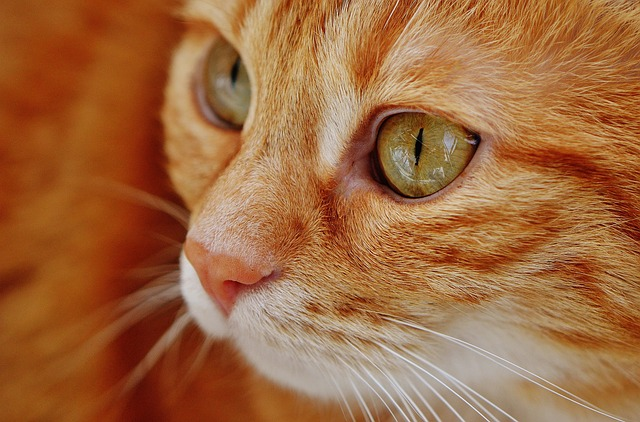
#> input picture OpenCV Basis/cat.png, 640 x 422 px
$ python practiceDay_Challenge4.py
#> lines starting #> are read from the running program, lines starting #| are printed output that depends on the picture
###DAY31: Practice day
##CHALLENGE3: Load an image -> crop the center 200x200 -> rotate it 90 clockwise -> paste it onto a blank white canvas at a random position

import cv2
import random
import numpy as np

img = cv2.imread("cat.png")
#> img is the input picture: shape (422, 640, 3); mean B, G, R 62.9, 104.8, 160.1
h,w = img.shape[:2]
#> h = 422; w = 640
cy, cx = h//2, w//2
#> cy = 211; cx = 320
crop = img[cy-100:cy+100, cx-100:cx+100]
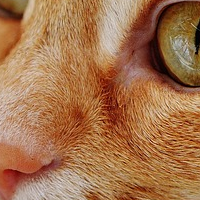
#> crop: shape (200, 200, 3); mean B, G, R 76, 114.7, 164.7
rotated = cv2.rotate(crop,cv2.ROTATE_90_CLOCKWISE)
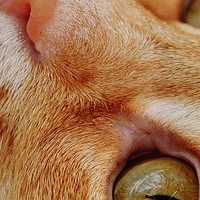
#> rotated: shape (200, 200, 3); mean B, G, R 76, 114.7, 164.7

#Building the canvas image of 500x500
canvas = np.full((500, 500, 3), 255, dtype=np.uint8)
ch, cw = rotated.shape[:2]          # 200, 200
#> ch = 200; cw = 200
canvas_h, canvas_w = canvas.shape[:2]
x = random.randint(0, canvas_w - cw)
#> x = 197
y = random.randint(0, canvas_h - ch)
#> y = 215
canvas[y:y+ch, x:x+cw] = rotated
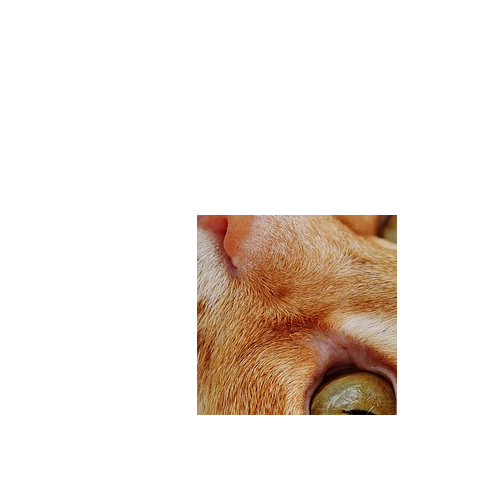
#> canvas: shape (500, 500, 3); mean B, G, R 226.4, 232.5, 240.5

#Displaying the results
cv2.imshow("Canvas image",canvas)
cv2.imshow("Crop image",crop)
cv2.imshow("Rotated image",rotated)
cv2.imwrite("challenge4.png", canvas)
cv2.waitKey(0)
cv2.destroyAllWindows()

$ run again, with OpenCV Basis/check_000.png copied over OpenCV Basis/cat.png
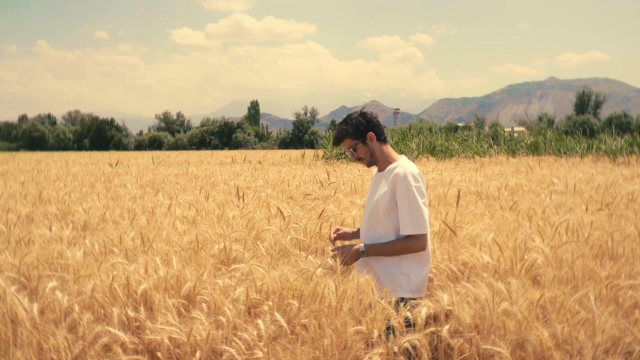
#> input picture OpenCV Basis/check_000.png, 640 x 360 px
#> img is the input picture: shape (360, 640, 3); mean B, G, R 119.5, 166.8, 201
#> `rotated = cv2.rotate(crop,cv2.ROTATE_90_CLOCKWISE)`:
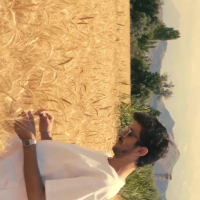
#> rotated: shape (200, 200, 3); mean B, G, R 114, 157.1, 189.3
#> `canvas[y:y+ch, x:x+cw] = rotated`:
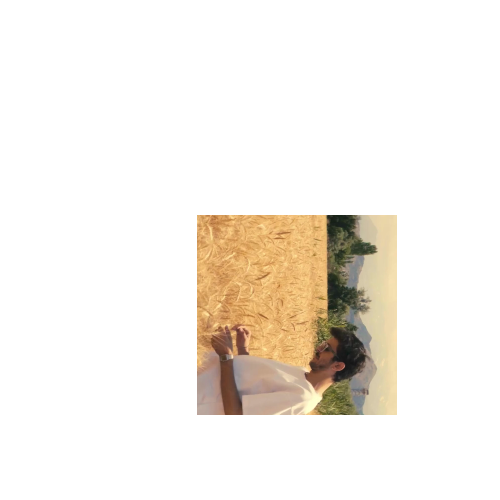
#> canvas: shape (500, 500, 3); mean B, G, R 232.4, 239.3, 244.5
